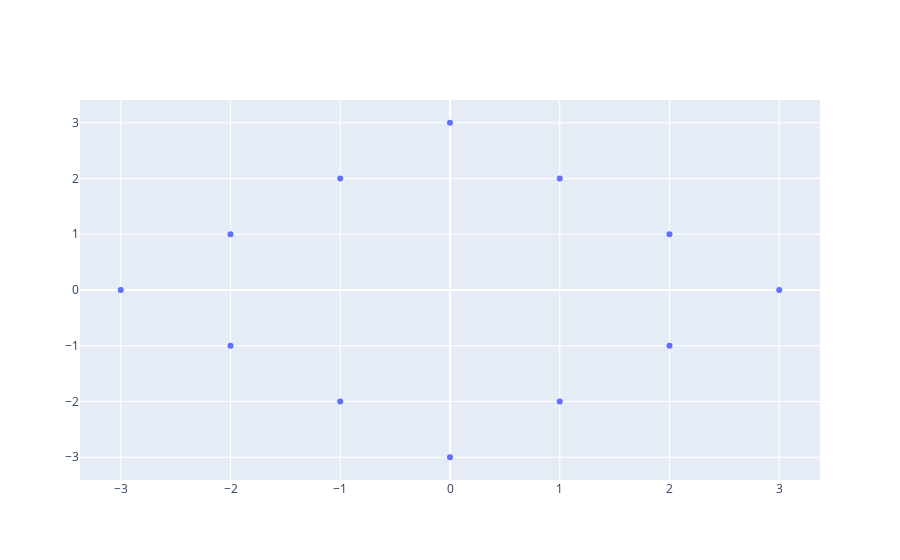

The notebook cell saved with this chart:
### Markdown cell above
With lasso we regression, we are still trying to minimize the sum of squared errors, but this time it is with the sum of the *absolute values* of the coefficients being equal to a number.  

Let's think about what the L1 norm looks like graphically. Imagine that $c = 3$.  Then here are some values where the sum of the absolute values is 3.

### Code cell
import plotly.graph_objects as go
coords_at_three = [
    [0, 3], [1, 2], [2, 1], [3, 0],
    [0, -3], [1, -2], [2, -1],
    [-3, 0], [-2, 1], [-1, 2],
     [-2, -1], [-1, -2],
]



scatter_at_three = go.Scatter(x = [coords[0]for coords in coords_at_three],
                              y = [coords[1] for coords in coords_at_three], 
                              mode = 'markers', 
                              name = '$||theta || = 3$'
                             )

go.Figure(data = [scatter_at_three])

### Figure 1 — Plotly figure (JSON) as saved in the notebook; plotly's stock layout.template omitted (floating-point values rounded to 4 significant figures)
{"data": [{"mode": "markers", "name": "$||theta || = 3$", "type": "scatter", "x": [0, 1, 2, 3, 0, 1, 2, -3, -2, -1, -2, -1], "y": [3, 2, 1, 0, -3, -2, -1, 0, 1, 2, -1, -2]}], "layout": {"autosize": true, "xaxis": {"autorange": true, "range": [-3.368, 3.368], "type": "linear"}, "yaxis": {"autorange": true, "range": [-3.439, 3.439], "type": "linear"}}}
